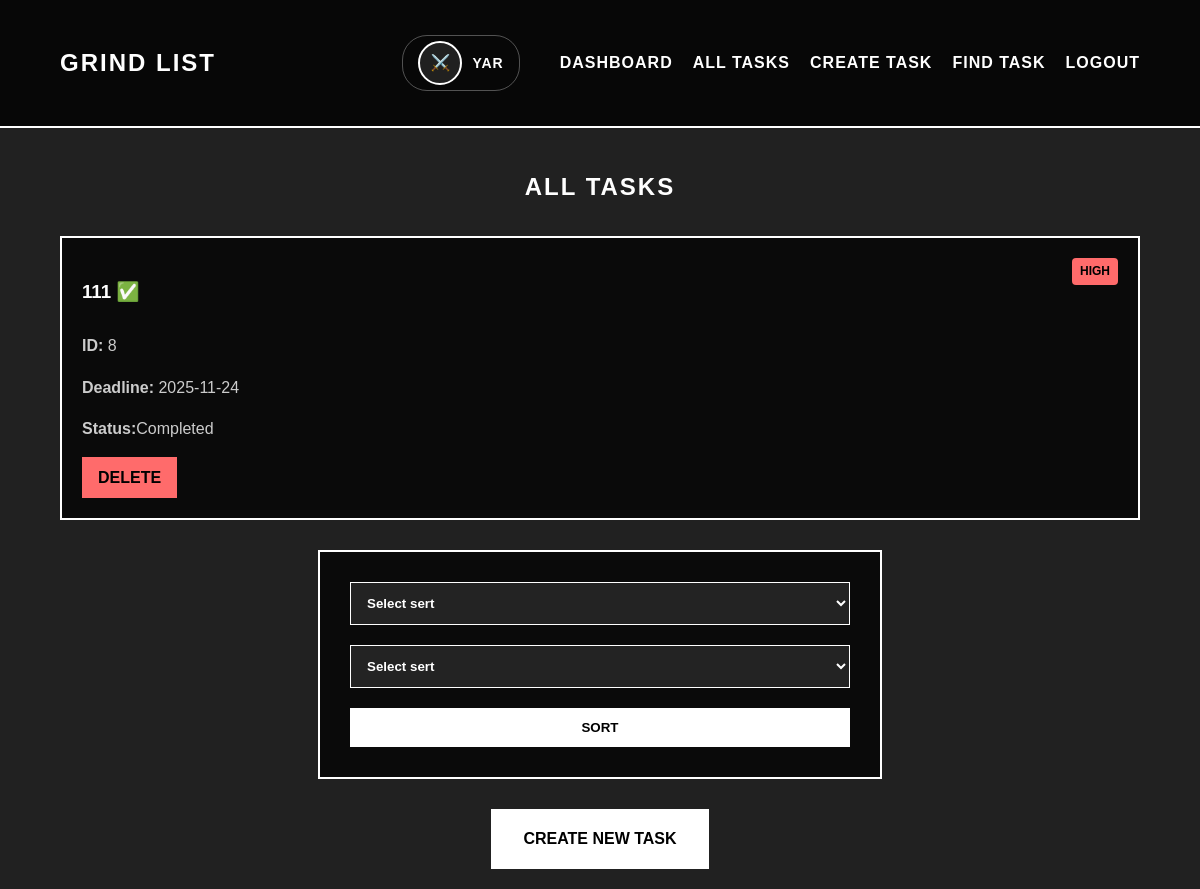
The app's page /task/tasks (signed in), older data.
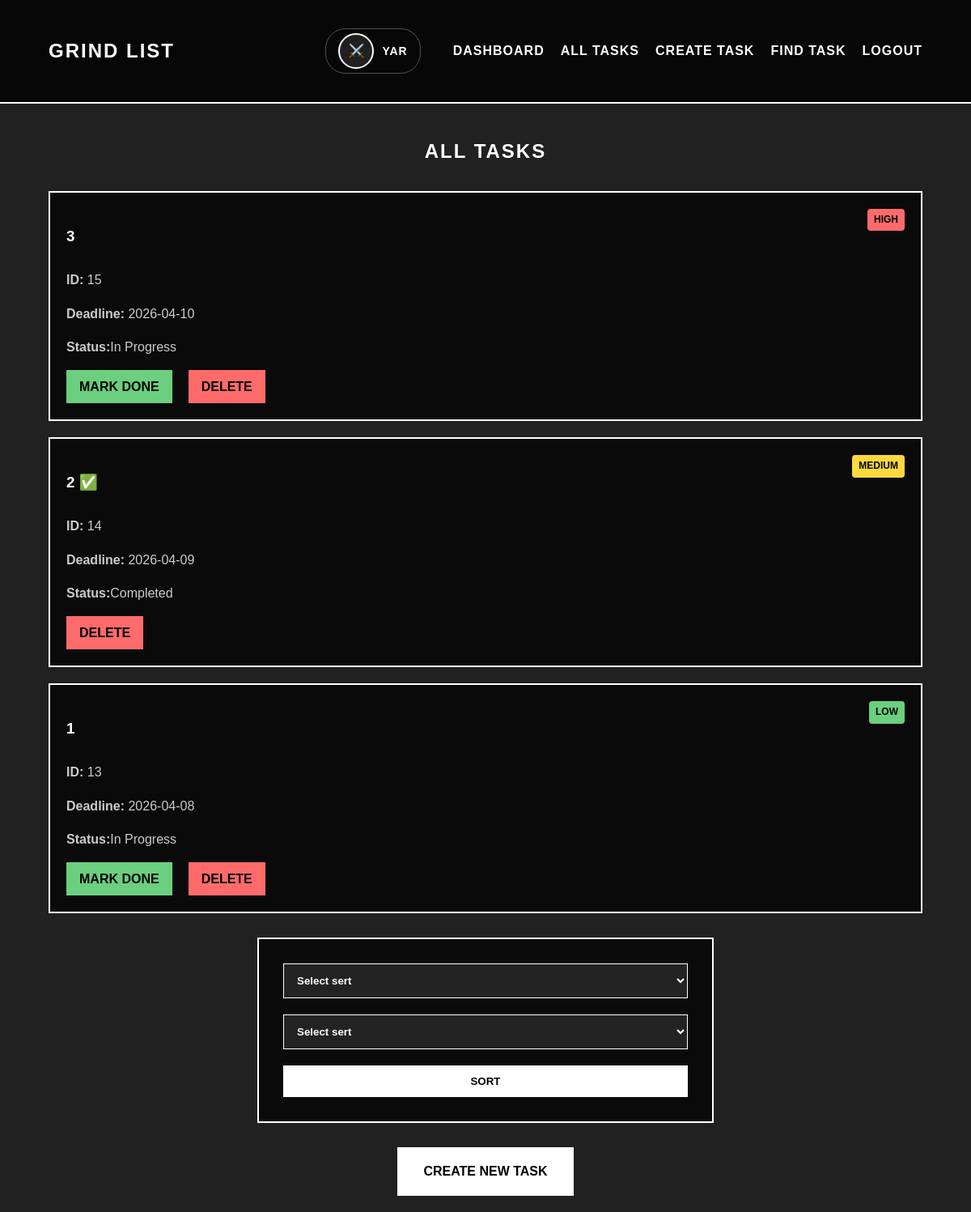
The same page, newer data.
### app/models/task.py (models this page shows, shortened)
class Task(db.Model):
    id = db.Column(db.Integer, primary_key=True)
    title = db.Column(db.String(200), nullable=False)
    priority = db.Column(db.String(10), nullable=False)
    deadline = db.Column(db.DateTime, default=datetime.now)
    is_done = db.Column(db.Boolean, default=False)
    user_id = db.Column(db.Integer, db.ForeignKey('user.id'), nullable=False)

### app/routes/task.py (the view, shortened to what this page needs)
@task.route('/tasks', methods=['GET', 'POST'])
def tasks_page():
    if 'user_id' not in session:
        flash('Сначала войдите в систему', 'error')
        return redirect(url_for('main.home'))
    if request.method == 'POST':
        sort_by = request.form.get('sort_by').lower()
        test = request.form.get('test').lower()
    else:
        sort_by = 'newest'
        test = 'desc'
    query = Task.query.filter_by(user_id=session['user_id'])
    print(f"'{test}'")
    if test=='desc':
        if sort_by == 'priority':
            priority_order = case(
                (Task.priority == 'high', 1),
                (Task.priority == 'medium', 2),
                (Task.priority == 'low', 3),
            )
            tasks = query.order_by(priority_order, Task.id.desc()).all()
        elif sort_by == 'deadline':
            tasks = query.order_by(Task.deadline.asc().nulls_last(), Task.id.desc()).all()
        elif sort_by == 'status':
            tasks = query.order_by(Task.is_done.asc(), Task.id.desc()).all()
        else:
            tasks = query.order_by(Task.id.desc()).all()
        return render_template('main/tasks.html', tasks=tasks, current_sort=sort_by)

### app/templates/main/tasks.html (shortened to what this page needs)
{% extends "main/base_dashboard.html" %}
{% block content %}
<section class="tasks-section">
    <h1 style="color: #fff; text-align: center; text-transform: uppercase; letter-spacing: 2px; margin-bottom: 30px;">
        ALL TASKS
    </h1>
    <div class="task-list">
        {% if tasks %}
            {% for task in tasks %}
                <div id="task_{{task.id}}" class="task-card">
                    <div style="display: flex; justify-content: space-between; align-items: start;">
                        <h3 class="done_h" > {{ task.title }}{% if task.is_done %} ✅{% endif %}</h3>
                        <span class="priority-badge {{ task.priority }}">{{ task.priority.upper() }}</span>
                    </div>
                    <p><strong>ID:</strong> {{ task.id }}</p>
                    <p><strong>Deadline:</strong> {{ task.deadline.strftime('%Y-%m-%d') if task.deadline else 'Not set' }}</p>
                    <p class="done_p"><strong>Status:</strong>{% if task.is_done %}Completed{% else %}In Progress{% endif %}</p>
                    <div class="task-actions">
                        {% if not task.is_done %}
                        <a href="{{ url_for('task.mark_task_done_page', task_id=task.id) }}" class="task-btn done-btn">Mark Done</a>
                        {% endif %}
                        <a href="{{ url_for('task.delete_task_page', task_id=task.id) }}" class="task-btn delete-btn" onclick="return confirm('Are you sure you want to delete this task?')">Delete</a>
                    </div>
                </div>
            {% endfor %}
        {% else %}
            <p style="color: #fff; text-align: center;">No tasks found. Create your first task!</p>
        {% endif %}
    </div>
    <form class="task-form" method="POST" action="{{ url_for('task.tasks_page') }}">
        <select name="sort_by" required>
            <option value="">Select sert</option>
        </select>
        <select name="test" selected="Acs">
            <option value="">Select sert</option>
        </select>
        <button type="submit">Sort</button>
    </form>
    <div style="text-align: center; margin-top: 30px;">
        <a href="{{ url_for('task.create_task_page') }}" class="create-btn">Create New Task</a>
        </div>
</section>
{% endblock %}

### app/templates/main/base_dashboard.html (shortened to what this page needs)
<!DOCTYPE html>
<html lang="ru">
<head>
    <link rel="stylesheet" href="{{ url_for('static', filename='style.css') }}">
</head>
<body>
    <nav class="navbar">
        <div class="container">
            <a href="{{ url_for('main.dashboard') }}" class="logo">GRIND LIST</a>
            <div class="nav-links">
                <div class="user-info">
                    {% if session.avatar %}
                        <img src="{{ url_for('static', filename=session.avatar) }}" alt="Avatar" class="user-avatar">
                    {% else %}
                        <div class="user-avatar-default">⚔️</div>
                    {% endif %}
                    <span class="username">{{ session.username }}</span>
                </div>
                <a href="{{ url_for('main.dashboard') }}">DASHBOARD</a>
                <a href="{{ url_for('task.tasks_page') }}">ALL TASKS</a>
                <a href="{{ url_for('task.create_task_page') }}">CREATE TASK</a>
                <a href="{{ url_for('task.task_by_id_page') }}">FIND TASK</a>
                <a href="{{ url_for('user.logout') }}">LOGOUT</a>
            </div>
        </div>
    </nav>
    <main class="container">
        {% block content %}{% endblock %}
    </main>
</body>
</html>

### app/static/style.css (style rules this page uses)
body { font-family: 'Arial Black', 'Arial', sans-serif; line-height: 1.6; color: #000; margin: 0; padding: 0; background-color: rgba(0, 0, 0, 0.87); background-size: cover; background-attachment: fixed; min-height: 100vh; }
.container { width: 90%; max-width: 1200px; margin: 0 auto; padding: 20px; }
.navbar { background: rgba(0,0,0,0.8); border-bottom: 2px solid #fff; padding: 15px 0; }
.navbar .container { display: flex; justify-content: space-between; align-items: center; }
.logo { font-size: 24px; font-weight: bold; color: #fff; text-decoration: none; text-transform: uppercase; letter-spacing: 2px; }
.nav-links { display: flex; align-items: center; }
.nav-links a { margin-left: 20px; color: #fff; text-decoration: none; font-weight: bold; text-transform: uppercase; letter-spacing: 1px; position: relative; transition: all 0.3s ease; }
.nav-links a::after { content: ''; position: absolute; width: 0; height: 2px; bottom: -5px; left: 0; background-color: #fff; transition: width 0.3s; }
.user-info { display: flex; align-items: center; margin-right: 20px; padding: 5px 15px; border: 1px solid rgba(255,255,255,0.3); border-radius: 25px; }
.user-avatar, .user-avatar-default { width: 40px; height: 40px; border-radius: 50%; border: 2px solid #fff; margin-right: 10px; display: flex; align-items: center; justify-content: center; font-size: 16px; background: rgba(255,255,255,0.1); background-size: cover; background-position: center; }
.username { color: #fff; font-weight: bold; text-transform: uppercase; letter-spacing: 1px; font-size: 14px; }
.task-list { display: grid; gap: 20px; margin-top: 30px; }
.task-card { background: rgba(0,0,0,0.7); border: 2px solid #fff; padding: 20px; color: #fff; transition: all 0.3s ease; }
.task-card h3 { margin-bottom: 10px; text-transform: uppercase; color: #fff; }
.task-card p { color: #ccc; margin-bottom: 15px; }
.task-btn { background: #fff; color: #000; border: none; padding: 10px 20px; cursor: pointer; font-weight: bold; text-transform: uppercase; transition: all 0.3s; margin-right: 10px; }
.create-btn { display: inline-block; background: #fff; color: #000; padding: 15px 30px; text-decoration: none; font-weight: bold; text-transform: uppercase; transition: all 0.3s; border: 2px solid #fff; }
.task-form, .search-form { max-width: 500px; margin: 30px auto; background: rgba(0,0,0,0.7); padding: 30px; border: 2px solid #fff; }
.task-form input, .task-form select, .task-form textarea, .search-form input { width: 100%; padding: 12px; margin-bottom: 20px; border: 1px solid #fff; background: rgba(255,255,255,0.1); color: #fff; font-weight: bold; transition: all 0.3s ease; }
.task-form button, .search-form button { width: 100%; padding: 12px; background: #fff; color: #000; border: none; font-weight: bold; text-transform: uppercase; cursor: pointer; transition: all 0.3s; }
.priority-badge { padding: 4px 8px; border-radius: 4px; font-size: 12px; font-weight: bold; text-transform: uppercase; }
.priority-badge.high { background: #ff6b6b; color: #000; }
.priority-badge.medium { background: #ffd93d; color: #000; }
.priority-badge.low { background: #6bcf7f; color: #000; }
.task-actions { display: flex; gap: 10px; margin-top: 15px; flex-wrap: wrap; }
.done-btn { background: #6bcf7f !important; text-decoration: none; padding: 8px 16px; }
.delete-btn { background: #ff6b6b !important; text-decoration: none; padding: 8px 16px; }

Row changes from the older to the newer data that the page shows:
removed Task: title "111", priority "HIGH", id "8", deadline "2025-11-24", is_done "Completed"
added Task: title "3", priority "HIGH", id "15", deadline "2026-04-10", is_done "In Progress"
added Task: title "2", priority "MEDIUM", id "14", deadline "2026-04-09", is_done "Completed"
added Task: title "1", priority "LOW", id "13", deadline "2026-04-08", is_done "In Progress"
